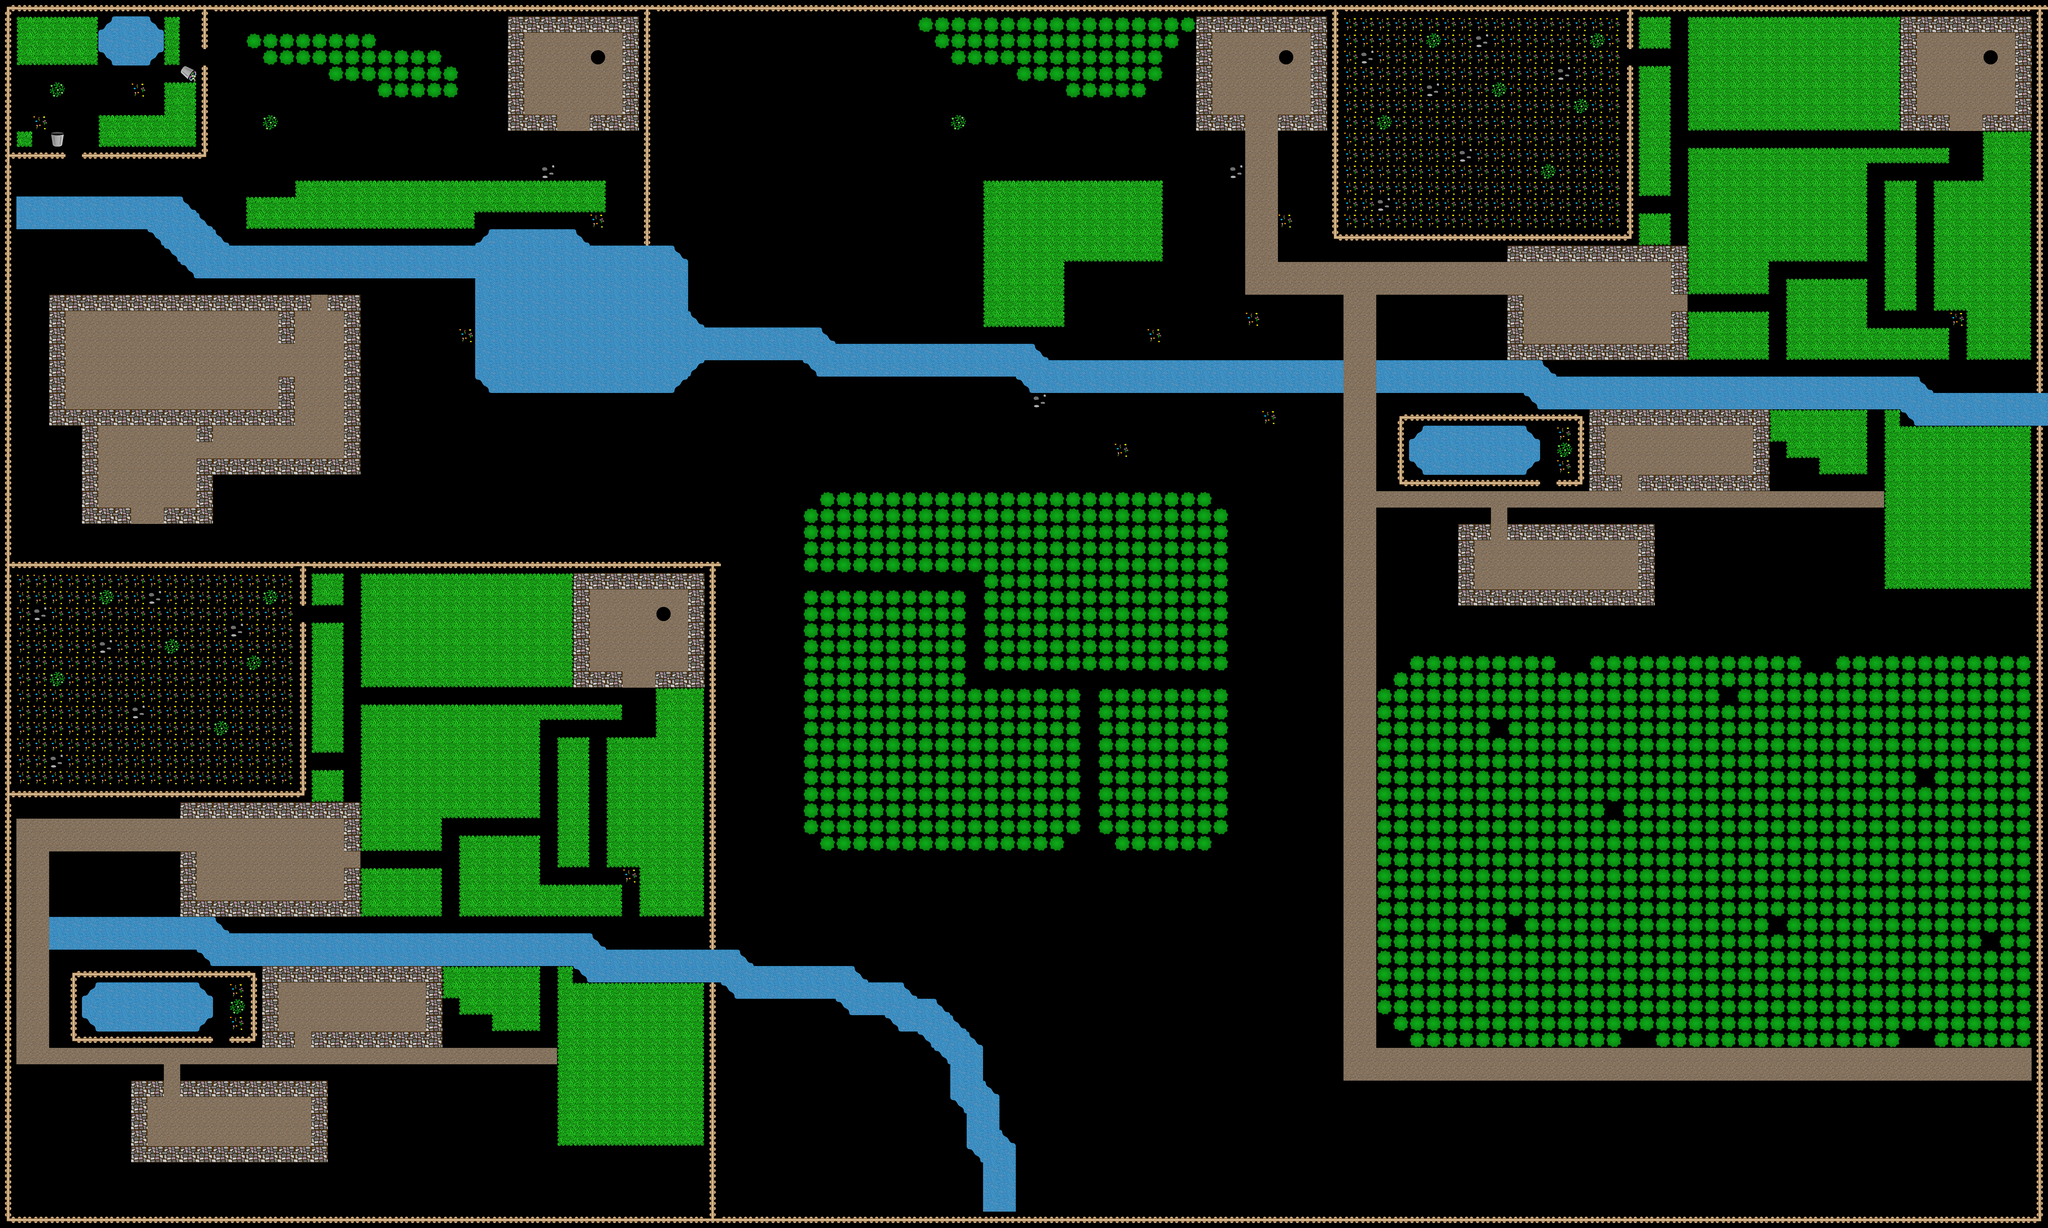

Rendered tile map (Tiled .tmx) drawn with the repository's tilesets; below, a short description and the map source with its tile grids summarised:
An orthogonal 125x75 tile map with 64x64 px tiles, 1 tile layer (Tile Layer 1).

<map version="1.4" tiledversion="1.4.2" orientation="orthogonal" renderorder="right-down" width="125" height="75" tilewidth="64" tileheight="64" infinite="0" nextlayerid="2" nextobjectid="1">
 <tileset firstgid="1" source="playground.tsx" />
 <layer id="1" name="Tile Layer 1" width="125" height="75">
  <data>[9375 cells, 7861 non-empty, 39 distinct tile ids]</data>
 </layer>
</map>